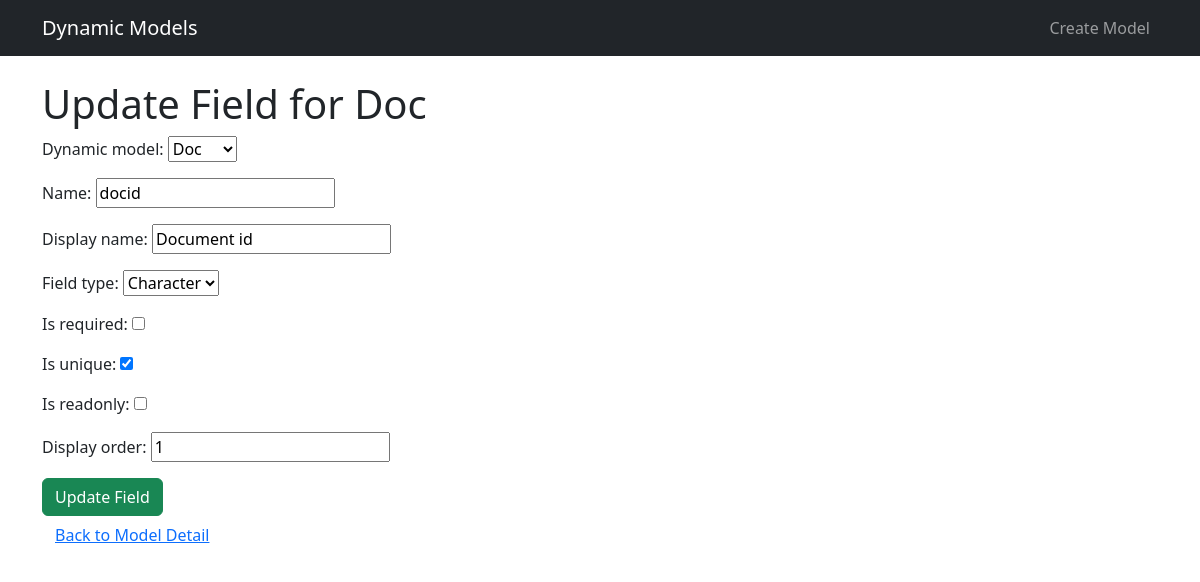
Screenshot of /fields/2/update/ (signed in) with the database file from the repository.
### dynamic_app/models.py (models this page shows, shortened)
class DynamicModel(models.Model):
    name = models.CharField(max_length=100, unique=True)
    created_by = models.ForeignKey(User, on_delete=models.CASCADE)
    created_at = models.DateTimeField(auto_now_add=True)
    updated_at = models.DateTimeField(auto_now=True)
    def __str__(self):
        return self.name

class DynamicField(models.Model):
    FIELD_TYPES = [
        ('char', 'Character'),
        ('text', 'Text'),
        ('int', 'Integer'),
        ('decimal', 'Decimal'),
        ('bool', 'Boolean'),
        ('date', 'Date'),
        ('datetime', 'DateTime'),
        ('file', 'File'),
        ('choice', 'Choice'),
    ]
    dynamic_model = models.ForeignKey(DynamicModel, on_delete=models.CASCADE, related_name='fields')
    name = models.CharField(max_length=100)
    display_name = models.CharField(max_length=100)
    field_type = models.CharField(max_length=20, choices=FIELD_TYPES)
    is_required = models.BooleanField(default=False)
    is_unique = models.BooleanField(default=True)
    is_readonly = models.BooleanField(default=False)
    display_order = models.IntegerField(default=0)
    created_by = models.ForeignKey(User, on_delete=models.CASCADE)
    created_at = models.DateTimeField(auto_now_add=True)
    updated_at = models.DateTimeField(auto_now=True)
    class Meta:
        ordering = ['display_order']
        unique_together = ['dynamic_model', 'name']

### dynamic_app/views.py (the view)
# urls.py: path('fields/<int:pk>/update/', views.field_update, name='field_update'),
@login_required
def field_update(request, pk):
    field = get_object_or_404(DynamicField, pk=pk, dynamic_model__created_by=request.user)
    if request.method == 'POST':
        form = DynamicFieldForm(request.POST, instance=field)
        if form.is_valid():
            form.save()
            messages.success(request, 'Field updated successfully!')
            return redirect('model_detail', pk=field.dynamic_model.pk)
    else:
        form = DynamicFieldForm(instance=field)
    return render(request, 'dynamic_models/field_form.html', {
        'form': form,
        'field': field,
        'model': field.dynamic_model
    })

### dynamic_app/forms.py (shortened to what this page needs)
class DynamicFieldForm(forms.ModelForm):
    class Meta:
        model = DynamicField
        fields = [
            'dynamic_model', 'name', 'display_name', 'field_type',
            'is_required', 'is_unique', 'is_readonly', 'display_order'
        ]
    def __init__(self, *args, **kwargs):
        super().__init__(*args, **kwargs)
        self.fields['dynamic_model'].queryset = DynamicModel.objects.all()

### dynamic_app/templates/dynamic_models/field_form.html (shortened to what this page needs)
{% extends 'base_generic.html' %}
{% block content %}
  <h1>{% if field %}Update{% else %}Add{% endif %} Field for {{ model.name }}</h1>
  <form method="post">
    {{ form.as_p }}
    <button type="submit" class="btn btn-success">
      {% if field %}Update Field{% else %}Add Field{% endif %}
    </button>
  </form>
  <a href="{% url 'model_detail' model.pk %}" class="btn btn-link">Back to Model Detail</a>
{% endblock %}

### rows the page displays
DynamicModel: name "Doc", name "docid"
DynamicField: dynamic_model "Doc", display_name "Document id", field_type "Character", is_unique "☑", display_order "1"
